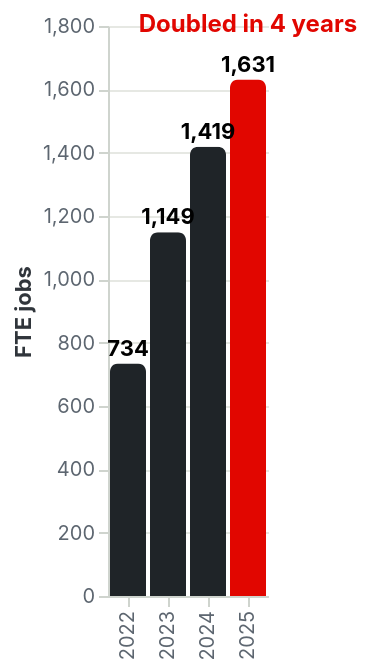

Vega-Lite specification stored for this chart:
### Vega-Lite specification from a JSON file in a GitHub repository (floating-point values rounded to 4 significant figures)
{"$schema": "https://vega.github.io/schema/vega-lite/v5.json", "width": "container", "height": 285, "config": {"view": {"stroke": null}, "axis": {"labelColor": "#5d6670", "titleColor": "#30353b", "gridColor": "#e6e8e3", "domainColor": "#cfd4ce", "tickColor": "#cfd4ce"}, "legend": {"labelColor": "#30353b", "titleColor": "#30353b", "orient": "bottom"}, "font": "Inter"}, "data": {"values": [{"year": 2022, "gross_attendance": 419114, "unique_se_visitors": 75520, "interstate_se_visitors": 69049, "overseas_se_visitors": 6471, "direct_expenditure_m": 92.0, "economic_impact_gsp_m": 171.0, "fte_jobs": 734}, {"year": 2023, "gross_attendance": 444631, "unique_se_visitors": 80987, "interstate_se_visitors": 72176, "overseas_se_visitors": 8811, "direct_expenditure_m": 144.0, "economic_impact_gsp_m": 268.0, "fte_jobs": 1149}, {"year": 2024, "gross_attendance": 452055, "unique_se_visitors": 86664, "interstate_se_visitors": 70731, "overseas_se_visitors": 15933, "direct_expenditure_m": 151.5, "economic_impact_gsp_m": 281.8, "fte_jobs": 1419}, {"year": 2025, "gross_attendance": 465498, "unique_se_visitors": 99046, "interstate_se_visitors": 78254, "overseas_se_visitors": 20792, "direct_expenditure_m": 174.1, "economic_impact_gsp_m": 323.9, "fte_jobs": 1631}]}, "layer": [{"mark": {"type": "bar", "cornerRadiusEnd": 4}, "encoding": {"x": {"field": "year", "type": "ordinal", "axis": {"title": null}}, "y": {"field": "fte_jobs", "type": "quantitative", "axis": {"title": "FTE jobs"}}, "color": {"condition": {"test": "datum.year === 2025", "value": "#e10600"}, "value": "#1f2428"}, "tooltip": [{"field": "year"}, {"field": "fte_jobs", "title": "FTE jobs", "format": ","}]}}, {"mark": {"type": "text", "dy": -7, "fontWeight": "bold", "fontFamily": "Titillium Web"}, "encoding": {"x": {"field": "year", "type": "ordinal"}, "y": {"field": "fte_jobs", "type": "quantitative"}, "text": {"field": "fte_jobs", "format": ","}}}, {"transform": [{"filter": "datum.year === 2025"}], "mark": {"type": "text", "dy": -28, "fontSize": 12, "fontWeight": "bold", "fontFamily": "Titillium Web", "color": "#e10600"}, "encoding": {"x": {"field": "year", "type": "ordinal"}, "y": {"field": "fte_jobs", "type": "quantitative"}, "text": {"value": "Doubled in 4 years"}}}]}
